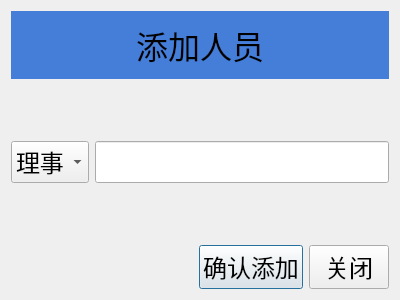
<?xml version="1.0" encoding="UTF-8"?>
<ui version="4.0">
    <class>Dialog</class>
    <widget class="QDialog" name="Dialog">
        <property name="geometry">
            <rect>
                <x>0</x>
                <y>0</y>
                <width>400</width>
                <height>300</height>
            </rect>
        </property>
        <property name="font">
            <font>
                <family>微软雅黑</family>
                <pointsize>14</pointsize>
            </font>
        </property>
        <property name="windowTitle">
            <string>Dialog</string>
        </property>
        <layout class="QVBoxLayout" name="verticalLayout">
            <item>
                <widget class="QLabel" name="label">
                    <property name="font">
                        <font>
                            <family>华文新魏</family>
                            <pointsize>24</pointsize>
                        </font>
                    </property>
                    <property name="styleSheet">
                        <string notr="true">background-color: rgb(68, 126, 217);
                            padding: 10px
                        </string>
                    </property>
                    <property name="text">
                        <string>添加人员</string>
                    </property>
                    <property name="alignment">
                        <set>Qt::AlignCenter</set>
                    </property>
                </widget>
            </item>
            <item>
                <spacer name="verticalSpacer_2">
                    <property name="orientation">
                        <enum>Qt::Vertical</enum>
                    </property>
                    <property name="sizeHint" stdset="0">
                        <size>
                            <width>20</width>
                            <height>40</height>
                        </size>
                    </property>
                </spacer>
            </item>
            <item>
                <layout class="QHBoxLayout" name="horizontalLayout">
                    <item>
                        <widget class="QComboBox" name="comboBox">
                            <property name="font">
                                <font>
                                    <family>华文新魏</family>
                                    <pointsize>18</pointsize>
                                </font>
                            </property>
                            <item>
                                <property name="text">
                                    <string>理事</string>
                                </property>
                            </item>
                            <item>
                                <property name="text">
                                    <string>监事</string>
                                </property>
                            </item>
                            <item>
                                <property name="text">
                                    <string>代表</string>
                                </property>
                            </item>
                        </widget>
                    </item>
                    <item>
                        <widget class="QLineEdit" name="lineEdit">
                            <property name="font">
                                <font>
                                    <family>华文新魏</family>
                                    <pointsize>18</pointsize>
                                </font>
                            </property>
                        </widget>
                    </item>
                </layout>
            </item>
            <item>
                <spacer name="verticalSpacer">
                    <property name="orientation">
                        <enum>Qt::Vertical</enum>
                    </property>
                    <property name="sizeHint" stdset="0">
                        <size>
                            <width>20</width>
                            <height>40</height>
                        </size>
                    </property>
                </spacer>
            </item>
            <item>
                <layout class="QHBoxLayout" name="horizontalLayout_2">
                    <item>
                        <spacer name="horizontalSpacer_2">
                            <property name="orientation">
                                <enum>Qt::Horizontal</enum>
                            </property>
                            <property name="sizeHint" stdset="0">
                                <size>
                                    <width>40</width>
                                    <height>20</height>
                                </size>
                            </property>
                        </spacer>
                    </item>
                    <item>
                        <widget class="QPushButton" name="btn_append">
                            <property name="font">
                                <font>
                                    <family>华文新魏</family>
                                    <pointsize>18</pointsize>
                                </font>
                            </property>
                            <property name="cursor">
                                <cursorShape>PointingHandCursor</cursorShape>
                            </property>
                            <property name="text">
                                <string>确认添加</string>
                            </property>
                        </widget>
                    </item>
                    <item>
                        <widget class="QPushButton" name="btn_close">
                            <property name="font">
                                <font>
                                    <family>华文新魏</family>
                                    <pointsize>18</pointsize>
                                </font>
                            </property>
                            <property name="cursor">
                                <cursorShape>PointingHandCursor</cursorShape>
                            </property>
                            <property name="text">
                                <string>关闭</string>
                            </property>
                        </widget>
                    </item>
                </layout>
            </item>
        </layout>
    </widget>
    <resources/>
    <connections/>
</ui>
